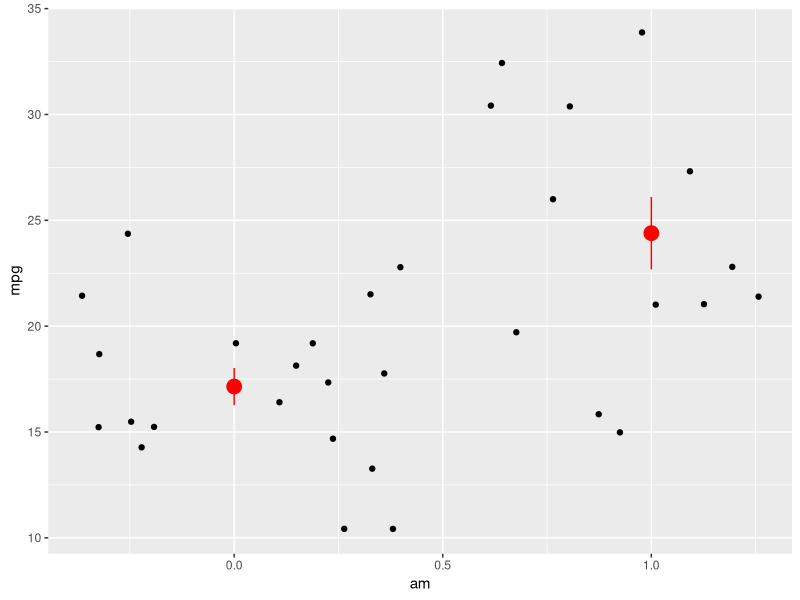

Write the R code that produced this figure.
## ---- chunk 1
library(tidyverse)
## ---- chunk 2
knitr::opts_chunk$set(fig.pos = 'H',
                      fig.asp = 0.618,
                      fig.width = 4,
                      fig.cap = "", 
                      fig.path = "",
                      echo = FALSE,
                      message = FALSE,
                      fig.show = "hold")
## ---- chunk 3
data(mtcars)

ggplot(mtcars, aes(x = am, y = mpg)) +
  geom_jitter() +
  stat_summary(color = "red", size = 1)
